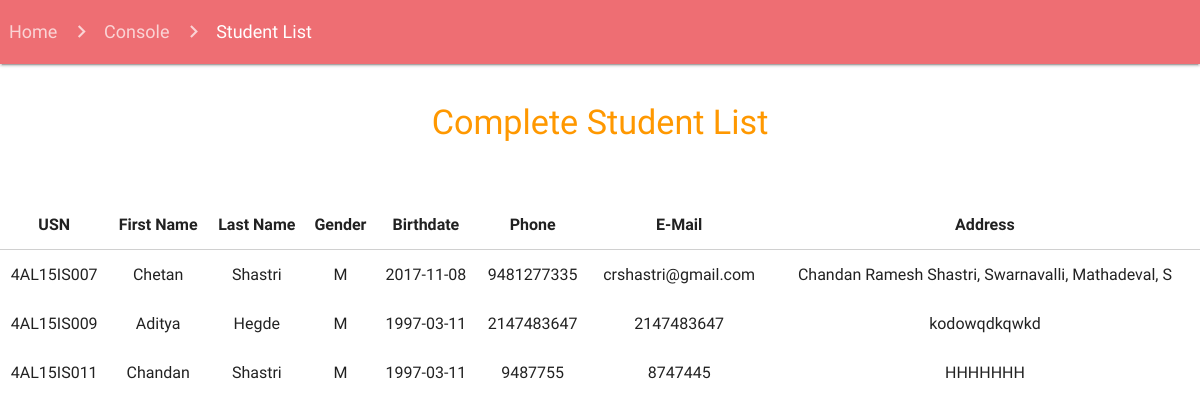
The app's page /Site/Blackboards/Out1.php, older data.
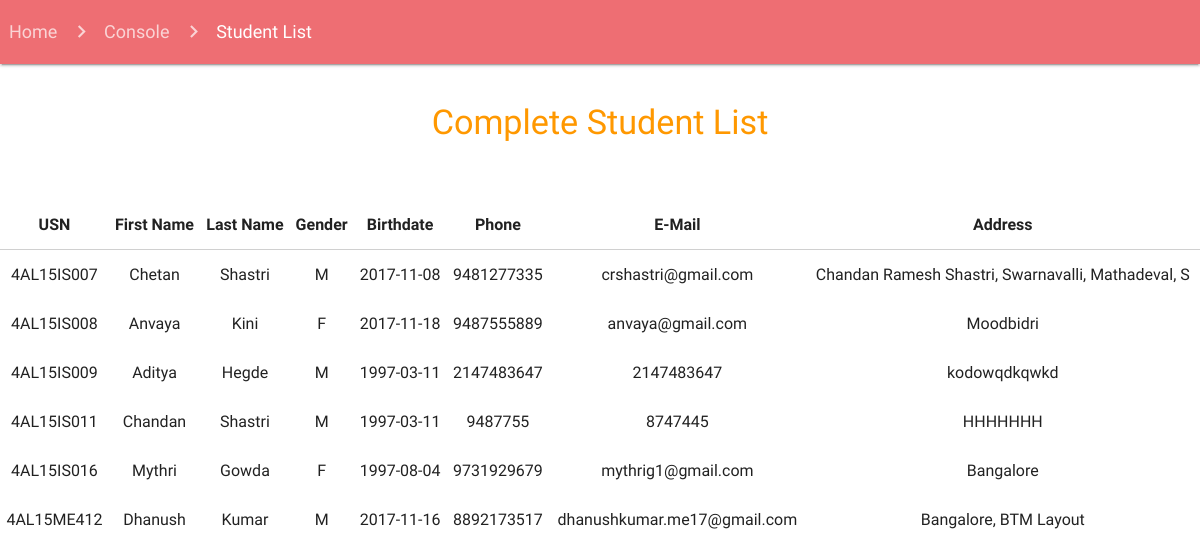
The same page, newer data.
### tables this page shows
CREATE TABLE `STUDENT_INFO` (
  `Usn` varchar(10) NOT NULL,
  `Fname` varchar(20) DEFAULT NULL,
  `Lname` varchar(20) DEFAULT NULL,
  `Gender` char(1) DEFAULT NULL,
  `Phone` varchar(10) DEFAULT NULL,
  `Email` varchar(30) DEFAULT NULL,
  `Birthdate` date NOT NULL,
  `Address` varchar(50) DEFAULT NULL
);

### Site/Blackboards/Out1.php (the view, shortened to what this page needs)
<html>
<body>
  <head>
    <link href="../css/materialize.css" type="text/css" rel="stylesheet" media="screen,projection"/>
    <link href="../css/style.css" type="text/css" rel="stylesheet" media="screen,projection"/>
  </head>
  <nav>
      <div class="nav-wrapper">
        <div class="col s12">
          <a href="../index.php" class="breadcrumb">&nbsp Home</a>
          <a href="../console.php" class="breadcrumb">Console</a>
          <a href="#!" class="breadcrumb">Student List</a>
        </div>
      </div>
    </nav>
<br>
<div class="container">
<center><h4 class="orange-text">Complete Student List</h4></center>
<br><br>
</div>
<?php
$con = mysqli_connect("localhost","chandanshastri","321654","COLLEGE");
$sql = "SELECT * from STUDENT_INFO";
$result = $con->query($sql);
if ($result->num_rows > 0) {
    echo "<table border=\"0\" class=\"centered\"><tbody><thead><tr>
    <th>USN</th>
    <th>First Name</th>
    <th>Last Name</th>
    <th>Gender</th>
    <th>Birthdate</th>
    <th>Phone</th>
    <th>E-Mail</th>
    <th>Address</th>
  </tr></thead>";
    while($row = $result->fetch_assoc()) {
        echo "<tr>"."<td>".$row["Usn"]."</td><td>" . $row["Fname"]. "</td><td>" . $row["Lname"]."</td><td>" . $row["Gender"]."</td><td>" . $row["Birthdate"]."</td><td>" . $row["Phone"]."</td><td>" . $row["Email"]."</td><td>".$row["Address"]."</td></tr>";
    }
    echo "</tbody></table>";
} else {
    echo "0 results";
}
?>
</body>
</html>

Row changes from the older to the newer data that the page shows:
added student_info: Usn "4AL15IS008", Fname "Anvaya", Lname "Kini", Gender "F", Birthdate "2017-11-18", Phone "9487555889", Email "anvaya@gmail.com", Address "Moodbidri"
added student_info: Usn "4AL15IS016", Fname "Mythri", Lname "Gowda", Gender "F", Birthdate "1997-08-04", Phone "9731929679", Email "mythrig1@gmail.com", Address "Bangalore"
added student_info: Usn "4AL15ME412", Fname "Dhanush", Lname "Kumar", Gender "M", Birthdate "2017-11-16", Phone "8892173517", Email "dhanushkumar.me17@gmail.com", Address "Bangalore, BTM Layout"
